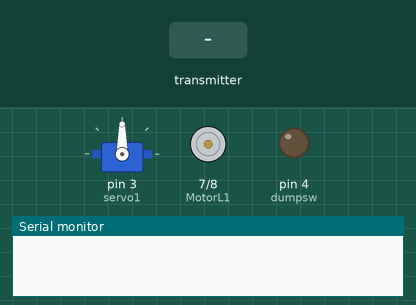
Recording of a sketch running on a simulated Arduino Uno, built with avr-gcc and run on an emulated ATmega328P. On the bench: servo, motor-driver pin pairs drawn as motors (green arrow = first pin HIGH = forward, orange = second pin HIGH = backward, longer = more drive, scaled by the enable pin), output pins drawn as LEDs (lit = HIGH), the last lines printed to the serial monitor. The inputs (shaded band) are chosen by the test bench. No radio packets arrive unless stated.

Above: at 1.5 s.
1.6 s: the transmitter starts sending received_data.0 = 0
At 2.6 s:
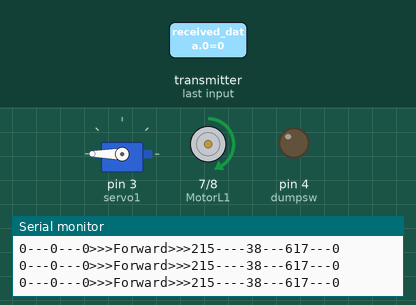
3.1 s: the transmitter starts sending received_data.1 = 64
At 3.7 s:
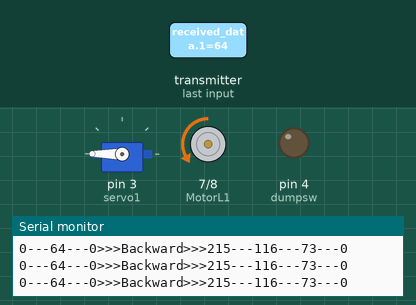
4.7 s: the transmitter starts sending received_data.0 = 64
At 5.9 s:
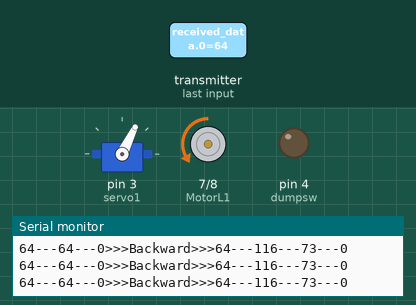
6.2 s: the transmitter starts sending received_data.1 = 0
At 7.4 s:
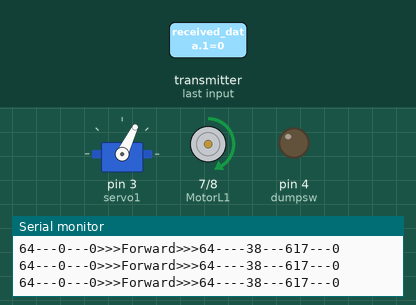
7.7 s: the transmitter starts sending received_data.0 = 255
At 8.6 s:
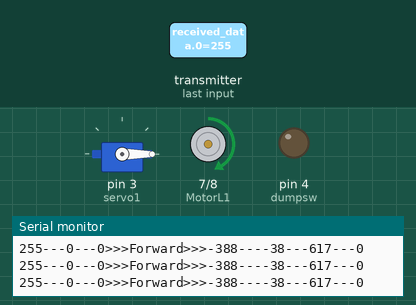
9.2 s: the transmitter starts sending received_data.1 = 128
At 9.9 s:
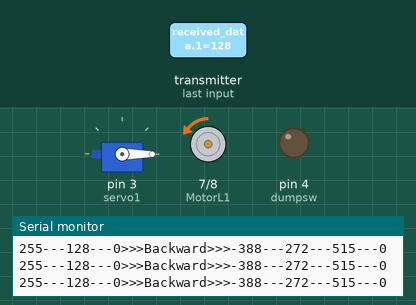
Timing chart, 0 to 11.8 s (numbered marks = the images above; inputs shaded):
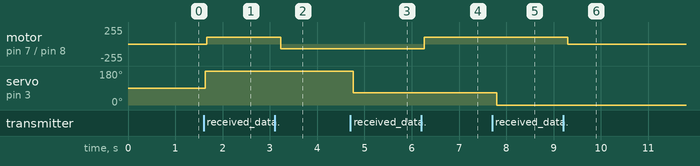

Measured:
- after the input at 1.6 s, motor on pin 7 (MotorL1) / pin 8 (MotorL2): stopped → forward 105/255 after 0.06 s; servo on pin 3 (servo1): 90° → 180° at once
- after the input at 3.1 s, motor on pin 7 (MotorL1) / pin 8 (MotorL2): forward 105/255 → backward 73/255 after 0.13 s
- after the input at 4.7 s, servo on pin 3 (servo1): 180° → 64° after 0.06 s
- after the input at 6.2 s, motor on pin 7 (MotorL1) / pin 8 (MotorL2): backward 73/255 → forward 105/255 after 0.06 s
- after the input at 7.7 s, servo on pin 3 (servo1): 64° → 0° after 0.10 s
- after the input at 9.2 s, motor on pin 7 (MotorL1) / pin 8 (MotorL2): forward 105/255 → backward 3/255 after 0.10 s

The sketch:

Rx_Board_V7_servo_L298N.ino
```cpp
// (licence header left out)
#include <Servo.h>
#include <SPI.h>
#include "nRF24L01.h"
#include "RF24.h"

RF24 radio(9,10);

const uint64_t pipes[2] = { 0xF0F0F0F0E1LL, 0xF0F0F0F0D2LL };//2 pipes communication
uint8_t received_data[3];
uint8_t num_received_data =sizeof(received_data);

const int servo1 = 3;       //  servo
const int dumpsw  = 4;//dump swich pin 4
Servo myservo;  // create servo object to control a servo
int servoval;           // variable to read the value from the analog pin
int dumpswval=0;
int pos = 0 ;
int escval;
/*
const int esc1 = 6 ;// esc
Servo myesc;  // create servo object to control a servo
*/
//////////////////////////////////////////////////////////////////
/*
 const int enableR = 3;
 const int MotorR1 = 4;
 const int MotorR2 = 5;
 int enableRval ;//no use
 int MotorR1val ;//no use
 int MotorR2val ;//no use
 int MotorRspeed ;//no use
 */

//Driving Motor
const int enableL = 6;
const int MotorL1 = 7;
const int MotorL2 = 8;
int enableLval ;//driving motor
int MotorL1val ;//driving motor
int MotorL2val ;//driving motor
int MotorLspeed ;//driving motor
//////////////////////////////////////////////////////////////////

void setup(void)
{
  /*
  pinMode (enableR, OUTPUT);
   pinMode (MotorR1, OUTPUT);
   pinMode (MotorR2, OUTPUT);
   digitalWrite(enableR , HIGH);
   */
  pinMode (enableL, OUTPUT);
  pinMode (MotorL1, OUTPUT);
  pinMode (MotorL2, OUTPUT);
  digitalWrite(enableL , HIGH);

  Serial.begin(115200);

  delay(300); //wait until the esc starts in case of Arduino got power first
  myservo.attach(servo1);  // attaches the servo on pin 3 to the servo object
  myservo.write(90);
  pinMode (dumpsw, OUTPUT);

  radio.begin();
  radio.setRetries(15,15);
  radio.openReadingPipe(1,pipes[1]);
  radio.startListening();
  radio.printDetails();
  radio.openWritingPipe(pipes[1]);
  radio.openReadingPipe(1,pipes[0]);
  radio.startListening();

}//void setup

void loop(void)
{

  ///////////////////////////////Radio reading///////////////////////////////////////////////////////
  if ( radio.available() )
  {
    bool done = false;
    while (!done)
    {
      done = radio.read(&received_data, num_received_data  );
      delay(30);
    }// while (!done)

    Serial.print(received_data[0]);//Steering value
    Serial.print ("---");
    Serial.print(received_data[1]);//esc value
    Serial.print ("---");
    Serial.print(received_data[2]);//
    Serial.print (">>>");

    radio.stopListening();

    radio.startListening();

    /**************************************************************steering servo*********************************************************************/
    servoval = received_data[0];
    servoval = servoval*10;//scale back

    servoval = map(servoval, 150 , 910, 180, 0);

    if (servoval >= 88 && servoval <= 97 )
    {
      servoval = 94;
      myservo.write(servoval);//nutral position
      delay(30);
    }

    myservo.write(servoval); // sets the servo position according to the scaled value
    delay(30);// waits for the servo to get there

    /********************************************************************esc servo***************************************************************/

    escval = received_data[1];

    escval = escval*10 ; //mutiplier 10 and 2.9 matched china car esc 20A

    escval = map(escval, 160 , 900 ,0, 180); //triggger

    /*************************************************************Stopping***************************************************************/
    //   if (escval >= 520 && escval <= 550 ) //Nuetral steering wheel + Nuetral trigger
    if (escval >= 85 && escval <= 98 ) //Nuetral steering wheel + Nuetral trigger
    {
      escval = 90;
      MotorLspeed = 0;//off
      MotorL1val = 0;
      MotorL2val = 0;
      Engine();
      Serial.print("Stopping");
    }
    /*************************************************************Straight Forward***************************************************************/
    if ( escval < 85 )//Nuetral steering wheel + positive trigger
    {
      MotorLspeed =  map(escval,90,180,255,0);
      MotorL1val = 1;
      MotorL2val = 0;
      Engine();
      Serial.print("Forward");
    }
    /*************************************************************Straight Backward***************************************************************/
    if ( escval > 98   )//Nuetral steering wheel + negative trigger
    {
      MotorLspeed = map(escval,90,180,0,255);
      MotorL1val = 0;
      MotorL2val = 1;
      Engine();
      Serial.print("Backward");
    }

    Serial.print (">>>");
    Serial.print(servoval);
    Serial.print ("---");
    Serial.print(escval);
    Serial.print ("---");
    Serial.print(MotorLspeed);
    Serial.print ("---");
    Serial.println(dumpswval);
    /***********************************************Dump switch****************************************************************************/
    dumpswval = received_data[2];
    if ( dumpswval == 1 ){ // >HIGH dump on
      digitalWrite(dumpsw,HIGH);
      delay(15);
    }
    else  {
      digitalWrite(dumpsw,LOW);
      delay(15);
    }
  }// if ( radio.available() )
}//void loop(void)

void Engine() {
  /*
   //Right Motor
   analogWrite(enableR , MotorRspeed);//
   digitalWrite (MotorR1,MotorR1val);
   digitalWrite (MotorR2,MotorR2val);
   delay (15);
   */
  //Left Motor
  analogWrite(enableL , MotorLspeed);//
  digitalWrite (MotorL1,MotorL1val);
  digitalWrite (MotorL2,MotorL2val);
  delay (15);
}
```
